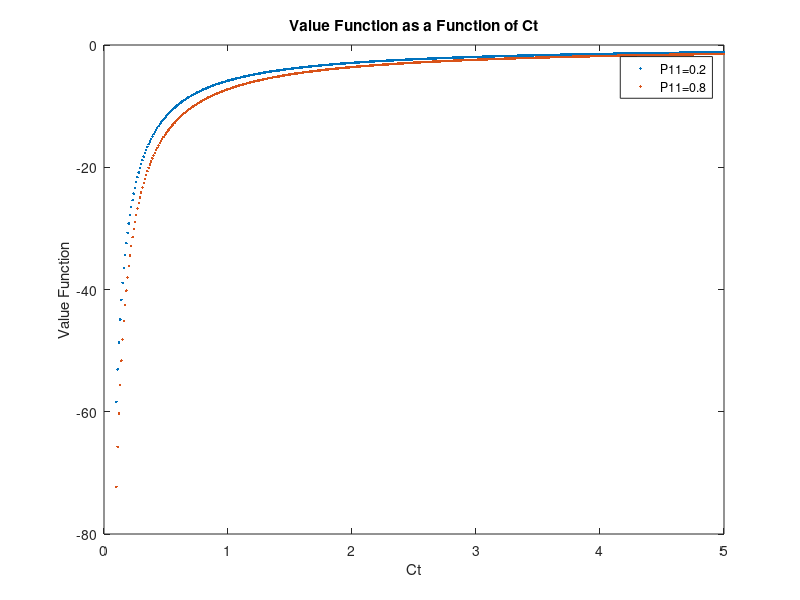

Here is the MATLAB script that generated this plot:
%% Homework 3 Question 2 Part D
b = 0.9;
g = 2;
z2= 1.1;
p11a= 0.2;
p11b= 0.8;
p22= 0.9;

Pa=[p11a, (1-p11a); (1-p22), p22];
I=[1,0;0,1];
Ct = 0.1:0.01:5;
C = [1;1];
z= 1;
for i= 1:length(Ct)
    Z=[(z^(1-g)), 0; 0,z2^(1-g)];
    Aa=(I-b*Pa*Z);
    gz1=(inv(Aa))*C;    
    u(i) = (Ct(i)^(1-g))/(1-g);
    g1(i)=gz1(1)*u(:,i);
end
V1=g1;

Pb=[p11b, (1-p11b); (1-p22), p22];
I=[1,0;0,1];
C=[1;1];
for i= 1:length(Ct)
    Z=[(z^(1-g)), 0; 0,z2^(1-g)];
    Ab=[I-b*Pb*Z];
    gz2=(inv(Ab))*C;
    u2(i) = (Ct(i)^(1-g))/(1-g);
    g2(i)=gz2(1)*u2(:,i);
end
V2=g2;

plot (Ct,V1,'.',Ct,V2,'.')
xlabel('Ct')
ylabel('Value Function')
legend('P11=0.2','P11=0.8')
title('Value Function as a Function of Ct')
